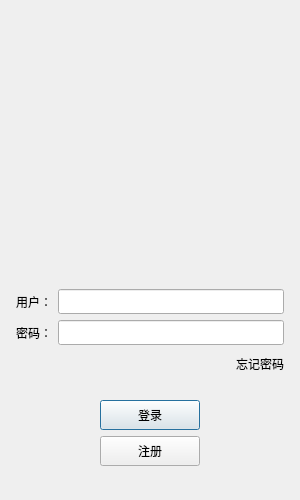
<?xml version="1.0" encoding="UTF-8"?>
<ui version="4.0">
 <class>LoginDialog</class>
 <widget class="QDialog" name="LoginDialog">
  <property name="geometry">
   <rect>
    <x>0</x>
    <y>0</y>
    <width>300</width>
    <height>500</height>
   </rect>
  </property>
  <property name="minimumSize">
   <size>
    <width>300</width>
    <height>500</height>
   </size>
  </property>
  <property name="maximumSize">
   <size>
    <width>300</width>
    <height>500</height>
   </size>
  </property>
  <property name="windowTitle">
   <string>Dialog</string>
  </property>
  <layout class="QVBoxLayout" name="verticalLayout_2">
   <item>
    <layout class="QVBoxLayout" name="verticalLayout_3">
     <property name="leftMargin">
      <number>5</number>
     </property>
     <property name="topMargin">
      <number>5</number>
     </property>
     <property name="rightMargin">
      <number>5</number>
     </property>
     <property name="bottomMargin">
      <number>5</number>
     </property>
     <item>
      <widget class="QLabel" name="err_tip">
       <property name="minimumSize">
        <size>
         <width>0</width>
         <height>25</height>
        </size>
       </property>
       <property name="maximumSize">
        <size>
         <width>16777215</width>
         <height>25</height>
        </size>
       </property>
       <property name="text">
        <string/>
       </property>
       <property name="alignment">
        <set>Qt::AlignCenter</set>
       </property>
      </widget>
     </item>
     <item>
      <widget class="QWidget" name="widget" native="true">
       <property name="maximumSize">
        <size>
         <width>500</width>
         <height>300</height>
        </size>
       </property>
       <layout class="QGridLayout" name="gridLayout">
        <item row="0" column="0">
         <widget class="QLabel" name="head_label">
          <property name="minimumSize">
           <size>
            <width>200</width>
            <height>200</height>
           </size>
          </property>
          <property name="maximumSize">
           <size>
            <width>200</width>
            <height>200</height>
           </size>
          </property>
          <property name="text">
           <string/>
          </property>
          <property name="alignment">
           <set>Qt::AlignCenter</set>
          </property>
         </widget>
        </item>
       </layout>
      </widget>
     </item>
     <item>
      <spacer name="verticalSpacer">
       <property name="orientation">
        <enum>Qt::Vertical</enum>
       </property>
       <property name="sizeHint" stdset="0">
        <size>
         <width>20</width>
         <height>40</height>
        </size>
       </property>
      </spacer>
     </item>
     <item>
      <layout class="QHBoxLayout" name="horizontalLayout">
       <item>
        <widget class="QLabel" name="user_label">
         <property name="minimumSize">
          <size>
           <width>0</width>
           <height>25</height>
          </size>
         </property>
         <property name="maximumSize">
          <size>
           <width>16777215</width>
           <height>25</height>
          </size>
         </property>
         <property name="text">
          <string>用户：</string>
         </property>
        </widget>
       </item>
       <item>
        <widget class="QLineEdit" name="user_edit">
         <property name="minimumSize">
          <size>
           <width>0</width>
           <height>25</height>
          </size>
         </property>
         <property name="maximumSize">
          <size>
           <width>16777215</width>
           <height>25</height>
          </size>
         </property>
        </widget>
       </item>
      </layout>
     </item>
     <item>
      <layout class="QHBoxLayout" name="horizontalLayout_3">
       <item>
        <widget class="QLabel" name="pass_label">
         <property name="minimumSize">
          <size>
           <width>0</width>
           <height>25</height>
          </size>
         </property>
         <property name="maximumSize">
          <size>
           <width>16777215</width>
           <height>25</height>
          </size>
         </property>
         <property name="text">
          <string>密码：</string>
         </property>
        </widget>
       </item>
       <item>
        <widget class="QLineEdit" name="pass_edit">
         <property name="minimumSize">
          <size>
           <width>0</width>
           <height>25</height>
          </size>
         </property>
         <property name="maximumSize">
          <size>
           <width>16777215</width>
           <height>25</height>
          </size>
         </property>
        </widget>
       </item>
      </layout>
     </item>
     <item>
      <layout class="QHBoxLayout" name="horizontalLayout_4">
       <item>
        <spacer name="horizontalSpacer">
         <property name="orientation">
          <enum>Qt::Horizontal</enum>
         </property>
         <property name="sizeHint" stdset="0">
          <size>
           <width>40</width>
           <height>20</height>
          </size>
         </property>
        </spacer>
       </item>
       <item>
        <widget class="ClickedLabel" name="forget_label">
         <property name="minimumSize">
          <size>
           <width>0</width>
           <height>25</height>
          </size>
         </property>
         <property name="maximumSize">
          <size>
           <width>16777215</width>
           <height>25</height>
          </size>
         </property>
         <property name="text">
          <string>忘记密码</string>
         </property>
        </widget>
       </item>
      </layout>
     </item>
     <item>
      <spacer name="verticalSpacer_2">
       <property name="orientation">
        <enum>Qt::Vertical</enum>
       </property>
       <property name="sizeHint" stdset="0">
        <size>
         <width>20</width>
         <height>40</height>
        </size>
       </property>
      </spacer>
     </item>
     <item>
      <layout class="QHBoxLayout" name="horizontalLayout_5">
       <item>
        <spacer name="horizontalSpacer_2">
         <property name="orientation">
          <enum>Qt::Horizontal</enum>
         </property>
         <property name="sizeHint" stdset="0">
          <size>
           <width>40</width>
           <height>20</height>
          </size>
         </property>
        </spacer>
       </item>
       <item>
        <widget class="QPushButton" name="login_btn">
         <property name="minimumSize">
          <size>
           <width>100</width>
           <height>30</height>
          </size>
         </property>
         <property name="text">
          <string>登录</string>
         </property>
        </widget>
       </item>
       <item>
        <spacer name="horizontalSpacer_3">
         <property name="orientation">
          <enum>Qt::Horizontal</enum>
         </property>
         <property name="sizeHint" stdset="0">
          <size>
           <width>40</width>
           <height>20</height>
          </size>
         </property>
        </spacer>
       </item>
      </layout>
     </item>
     <item>
      <layout class="QHBoxLayout" name="horizontalLayout_6">
       <item>
        <spacer name="horizontalSpacer_4">
         <property name="orientation">
          <enum>Qt::Horizontal</enum>
         </property>
         <property name="sizeHint" stdset="0">
          <size>
           <width>40</width>
           <height>20</height>
          </size>
         </property>
        </spacer>
       </item>
       <item>
        <widget class="QPushButton" name="reg_btn">
         <property name="minimumSize">
          <size>
           <width>100</width>
           <height>30</height>
          </size>
         </property>
         <property name="text">
          <string>注册</string>
         </property>
        </widget>
       </item>
       <item>
        <spacer name="horizontalSpacer_5">
         <property name="orientation">
          <enum>Qt::Horizontal</enum>
         </property>
         <property name="sizeHint" stdset="0">
          <size>
           <width>40</width>
           <height>20</height>
          </size>
         </property>
        </spacer>
       </item>
      </layout>
     </item>
     <item>
      <spacer name="verticalSpacer_3">
       <property name="orientation">
        <enum>Qt::Vertical</enum>
       </property>
       <property name="sizeHint" stdset="0">
        <size>
         <width>20</width>
         <height>40</height>
        </size>
       </property>
      </spacer>
     </item>
    </layout>
   </item>
  </layout>
 </widget>
 <customwidgets>
  <customwidget>
   <class>ClickedLabel</class>
   <extends>QLabel</extends>
   <header>clickedlabel.h</header>
  </customwidget>
 </customwidgets>
 <resources/>
 <connections/>
</ui>
